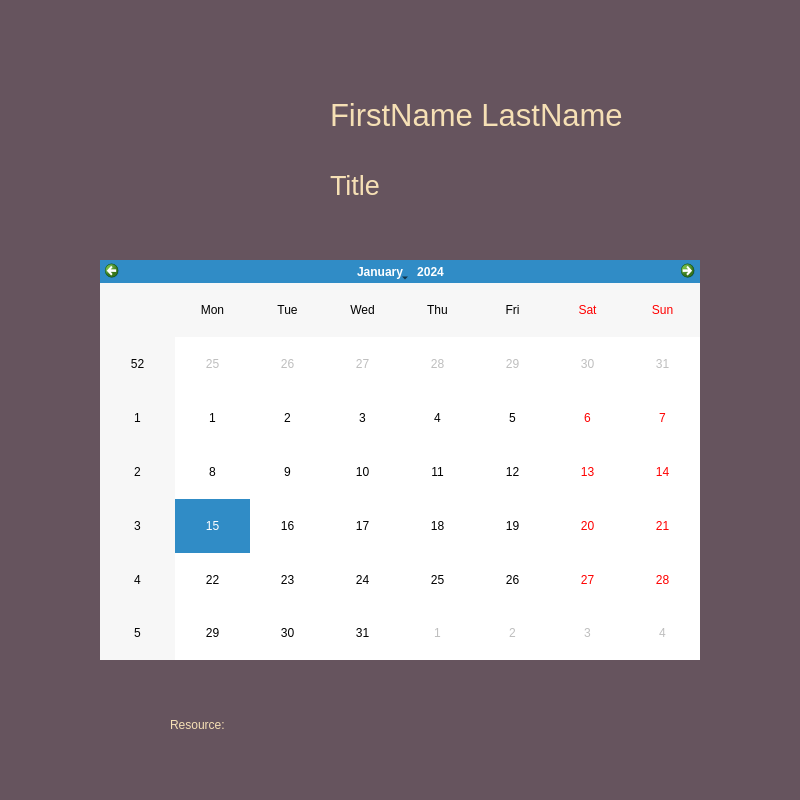
<?xml version="1.0" encoding="UTF-8"?>
<ui version="4.0">
 <class>MainWindow</class>
 <widget class="QMainWindow" name="MainWindow">
  <property name="geometry">
   <rect>
    <x>0</x>
    <y>0</y>
    <width>800</width>
    <height>800</height>
   </rect>
  </property>
  <property name="windowTitle">
   <string>MainWindow</string>
  </property>
  <widget class="QWidget" name="centralwidget">
   <widget class="QWidget" name="Background" native="true">
    <property name="geometry">
     <rect>
      <x>0</x>
      <y>0</y>
      <width>800</width>
      <height>800</height>
     </rect>
    </property>
    <property name="styleSheet">
     <string notr="true">QWidget #Background{
background-color:rgb(102, 84, 94)}
</string>
    </property>
    <widget class="QLabel" name="name">
     <property name="geometry">
      <rect>
       <x>330</x>
       <y>80</y>
       <width>330</width>
       <height>70</height>
      </rect>
     </property>
     <property name="font">
      <font>
       <family>MS Shell Dlg 2</family>
       <pointsize>23</pointsize>
       <weight>9</weight>
       <italic>false</italic>
       <bold>false</bold>
      </font>
     </property>
     <property name="styleSheet">
      <string notr="true">font: 75 23pt &quot;MS Shell Dlg 2&quot;; 
color: rgb(246, 224, 181);
text-align: right;</string>
     </property>
     <property name="text">
      <string>FirstName LastName</string>
     </property>
     <property name="alignment">
      <set>Qt::AlignLeading|Qt::AlignLeft|Qt::AlignVCenter</set>
     </property>
    </widget>
    <widget class="QPushButton" name="logout_button">
     <property name="geometry">
      <rect>
       <x>720</x>
       <y>720</y>
       <width>50</width>
       <height>50</height>
      </rect>
     </property>
     <property name="autoFillBackground">
      <bool>false</bool>
     </property>
     <property name="styleSheet">
      <string notr="true">background-color:rgb(102, 84, 94);
border-radius: 20px;
</string>
     </property>
     <property name="text">
      <string/>
     </property>
     <property name="icon">
      <iconset>
       <normaloff>../Resource/logout.png</normaloff>../Resource/logout.png</iconset>
     </property>
     <property name="iconSize">
      <size>
       <width>50</width>
       <height>50</height>
      </size>
     </property>
     <property name="default">
      <bool>false</bool>
     </property>
    </widget>
    <widget class="QLabel" name="title">
     <property name="geometry">
      <rect>
       <x>330</x>
       <y>160</y>
       <width>250</width>
       <height>50</height>
      </rect>
     </property>
     <property name="font">
      <font>
       <family>MS Shell Dlg 2</family>
       <pointsize>20</pointsize>
       <weight>9</weight>
       <italic>false</italic>
       <bold>false</bold>
      </font>
     </property>
     <property name="styleSheet">
      <string notr="true">font: 75 20pt &quot;MS Shell Dlg 2&quot;; 
color: rgb(246, 224, 181);
text-align: right;</string>
     </property>
     <property name="text">
      <string>Title</string>
     </property>
     <property name="alignment">
      <set>Qt::AlignLeading|Qt::AlignLeft|Qt::AlignVCenter</set>
     </property>
    </widget>
    <widget class="QCalendarWidget" name="calendar">
     <property name="geometry">
      <rect>
       <x>100</x>
       <y>260</y>
       <width>600</width>
       <height>400</height>
      </rect>
     </property>
    </widget>
    <widget class="QPushButton" name="avatar">
     <property name="geometry">
      <rect>
       <x>100</x>
       <y>60</y>
       <width>160</width>
       <height>160</height>
      </rect>
     </property>
     <property name="cursor">
      <cursorShape>ArrowCursor</cursorShape>
     </property>
     <property name="autoFillBackground">
      <bool>false</bool>
     </property>
     <property name="styleSheet">
      <string notr="true">background-color:rgb(102, 84, 94);
border-radius: 20px;
</string>
     </property>
     <property name="text">
      <string/>
     </property>
     <property name="icon">
      <iconset>
       <normaloff>E:/Tam/Programming/software/Message_Platform/client/desktop/GUI/Resource/default_avatar.png</normaloff>E:/Tam/Programming/software/Message_Platform/client/desktop/GUI/Resource/default_avatar.png</iconset>
     </property>
     <property name="iconSize">
      <size>
       <width>160</width>
       <height>160</height>
      </size>
     </property>
     <property name="default">
      <bool>false</bool>
     </property>
    </widget>
    <widget class="QLabel" name="resource">
     <property name="geometry">
      <rect>
       <x>170</x>
       <y>700</y>
       <width>130</width>
       <height>50</height>
      </rect>
     </property>
     <property name="styleSheet">
      <string notr="true">font: 75 20pt &quot;MS Shell Dlg 2&quot;; 
color: rgb(246, 224, 181);
text-align: right;</string>
     </property>
     <property name="text">
      <string>Resource:</string>
     </property>
     <property name="alignment">
      <set>Qt::AlignLeading|Qt::AlignLeft|Qt::AlignVCenter</set>
     </property>
    </widget>
    <widget class="QPushButton" name="trello">
     <property name="geometry">
      <rect>
       <x>320</x>
       <y>700</y>
       <width>50</width>
       <height>50</height>
      </rect>
     </property>
     <property name="cursor">
      <cursorShape>ArrowCursor</cursorShape>
     </property>
     <property name="autoFillBackground">
      <bool>false</bool>
     </property>
     <property name="styleSheet">
      <string notr="true">background-color:rgb(102, 84, 94);
border-radius: 20px;
</string>
     </property>
     <property name="text">
      <string/>
     </property>
     <property name="icon">
      <iconset>
       <normaloff>../Resource/trello_logo.png</normaloff>../Resource/trello_logo.png</iconset>
     </property>
     <property name="iconSize">
      <size>
       <width>50</width>
       <height>50</height>
      </size>
     </property>
     <property name="default">
      <bool>false</bool>
     </property>
    </widget>
    <widget class="QPushButton" name="drive">
     <property name="geometry">
      <rect>
       <x>420</x>
       <y>700</y>
       <width>50</width>
       <height>50</height>
      </rect>
     </property>
     <property name="cursor">
      <cursorShape>ArrowCursor</cursorShape>
     </property>
     <property name="autoFillBackground">
      <bool>false</bool>
     </property>
     <property name="styleSheet">
      <string notr="true">background-color:rgb(102, 84, 94);
border-radius: 30px;
</string>
     </property>
     <property name="text">
      <string/>
     </property>
     <property name="icon">
      <iconset>
       <normaloff>../Resource/drive_logo.png</normaloff>../Resource/drive_logo.png</iconset>
     </property>
     <property name="iconSize">
      <size>
       <width>50</width>
       <height>50</height>
      </size>
     </property>
     <property name="default">
      <bool>false</bool>
     </property>
    </widget>
    <widget class="QPushButton" name="facebook">
     <property name="geometry">
      <rect>
       <x>520</x>
       <y>700</y>
       <width>50</width>
       <height>50</height>
      </rect>
     </property>
     <property name="cursor">
      <cursorShape>ArrowCursor</cursorShape>
     </property>
     <property name="autoFillBackground">
      <bool>false</bool>
     </property>
     <property name="styleSheet">
      <string notr="true">background-color:rgb(102, 84, 94);
border-radius: 30px;
</string>
     </property>
     <property name="text">
      <string/>
     </property>
     <property name="icon">
      <iconset>
       <normaloff>../Resource/facebook_logo.png</normaloff>../Resource/facebook_logo.png</iconset>
     </property>
     <property name="iconSize">
      <size>
       <width>50</width>
       <height>50</height>
      </size>
     </property>
     <property name="default">
      <bool>false</bool>
     </property>
    </widget>
   </widget>
  </widget>
 </widget>
 <resources>
  <include location="Resource/facebook.qrc"/>
 </resources>
 <connections/>
</ui>
